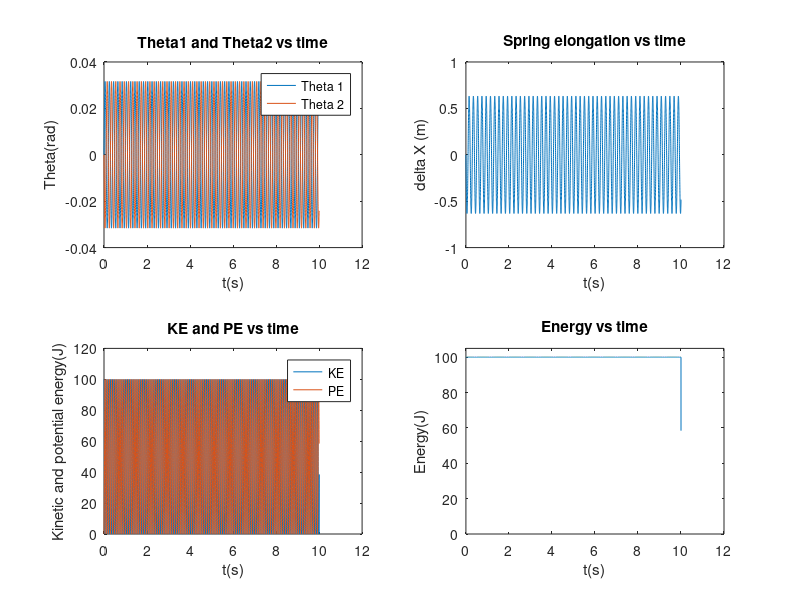

Source code (MATLAB):
kspring = 500;
g = 10;
m1 = 1;
m2 = 1;
l1 = 10;
l2 = 10;
theta1_init = 0; 
theta2_init = 0;
omega1_init = 1;
omega2_init = -1;
h = 0.001;
t_end = 10;

%---------------------------%


t = [0:h:t_end];
tprime = [0:h:t_end+h];
theta1 = zeros(1, length(t)+1);
theta2 = zeros(1, length(t)+1);
omega1 = zeros(1, length(t)+1);
omega2 = zeros(1, length(t)+1);

theta1(1) = theta1_init;
theta2(1) = theta2_init;
omega1(1) = omega1_init;
omega2(1) = omega2_init;

dw2_dt = inline('-t2.*(gl2+km)+t1.*km.*l1l2', 't1', 't2','gl1', 'gl2', 'km', 'l1l2');
dw1_dt = inline('-t1.*(gl1+km)+t2.*km.*l2l1', 't1', 't2','gl1', 'gl2', 'km', 'l2l1');

km1 = kspring/m1;
km2 = kspring/m2;
gl1 = g/l1;
gl2 = g/l2;
l1l2 = gl2./gl1;
l2l1 = 1./l1l2;

%---- Verlet --------------%

for k = 1:length(t)
    if k-1 > 0
        theta2(k+1) = 2.*theta2(k) - theta2(k-1) + dw2_dt(theta1(k), theta2(k), gl1, gl2, km2, l1l2).*(h^2);
        theta1(k+1) = 2.*theta1(k) - theta1(k-1) + dw1_dt(theta1(k), theta2(k), gl1, gl2, km1, l2l1).*(h^2);
        
        %omegas are not used in calculation
        omega2(k) = (theta2(k+1) - theta2(k-1))/(2*h);
        omega1(k) = (theta1(k+1) - theta1(k-1))/(2*h);
    else
        omega2(k+1) = omega2(k) + dw2_dt(theta1(k), theta2(k), gl1, gl2, km2, l1l2).*h;
        omega1(k+1) = omega1(k) + dw1_dt(theta1(k), theta2(k), gl1, gl2, km1, l2l1).*h;
        theta2(k+1) = theta2(k) + omega2(k).*h;
        theta1(k+1) = theta1(k) + omega1(k).*h;
    end
end


%---------------------------------------------------------------------------

deltax = theta2.*l2 - theta1.*l1;
PE = (0.5).*kspring.*((deltax).^2) + m1.*g.*l1.*(1-cos(theta1)) + m2.*g.*l2.*(1-cos(theta2));
KE = (0.5).*m1.*(l1^2).*((omega1).^2) + (0.5).*m2.*(l2^2).*((omega2).^2);
energy = KE + PE;

subplot(2,2,1);
plot(tprime, theta1); hold on; plot(tprime,theta2);
title('Theta1 and Theta2 vs time');
ylabel('Theta(rad)');
xlabel('t(s)');
legend('Theta 1','Theta 2');

subplot(2,2,2);
plot(tprime, deltax);
title('Spring elongation vs time');
ylabel('delta X (m)');
xlabel('t(s)');

subplot(2,2,3);
plot(tprime, KE); hold on; plot(tprime,PE);
title('KE and PE vs time');
ylabel('Kinetic and potential energy(J)');
xlabel('t(s)');
legend('KE','PE');

subplot(2,2,4);
plot(tprime, energy);
title('Energy vs time');
ylabel('Energy(J)');
xlabel('t(s)');
ylim([0 105]);